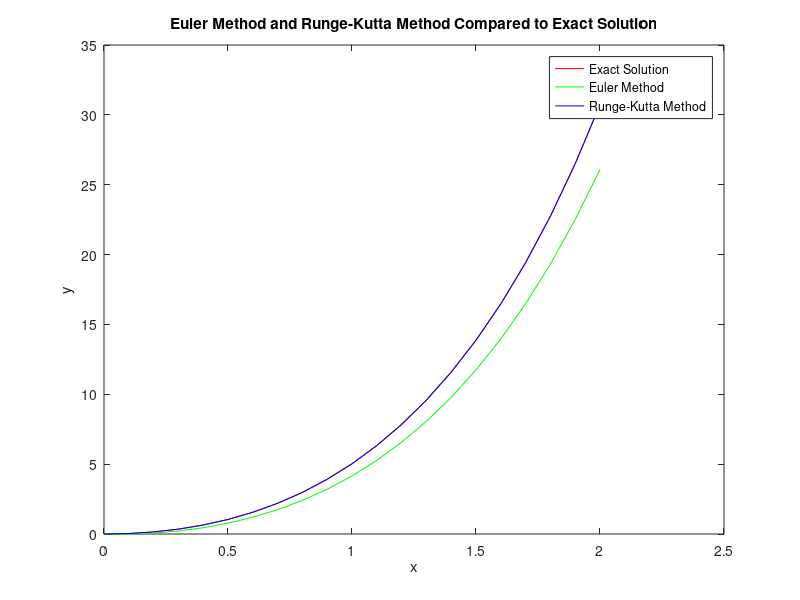

This chart was generated by the following MATLAB code:
%%%%%%%%%%%%%%%%%%%%%%%%%%%%%%%%%%%%%%%%%%%%%%%
% MMRI – Programming Stream Project
% Programming with MATLAB Project – Option 1

% Name: Om Patel
% MACID: patelo7
% Student #: 400378073
%%%%%%%%%%%%%%%%%%%%%%%%%%%%%%%%%%%%%%%%%%%%%%%

X = 2; % approximation to this value of x
h = 0.1; % step-size
N = X/h; % steps required

x = zeros(1,round(N)+1); % used for each function variant
x(1) = 0;

y_euler = zeros(1,round(N)+1); % setup for Euler method
y_euler(1) = 0;

y_runge_kutta = zeros(1,round(N)+1); % setup for Runge-Kutta method
y_runge_kutta(1) = 0;

% The ODE used for this project is the following: y' = 7x + y

for n = 1:round(N) % Euler method loop
    x(n+1) = x(n) + h;
    y_euler(n+1) = y_euler(n) + h*(7*x(n)+y_euler(n));
end

for n = 1:round(N) % Runge-Kutta method loop
    k1 = 7*x(n) + y_runge_kutta(n);
    k2 = 7*(x(n)+h/2) + (y_runge_kutta(n)+h*(k1/2));
    k3 = 7*(x(n)+h/2) + (y_runge_kutta(n)+h*(k2/2));
    k4 = 7*(x(n)+h) + (y_runge_kutta(n)+h*k3);

    y_runge_kutta(n+1) = y_runge_kutta(n) + (h/6)*(k1+2*k2+2*k3+k4);
    x(n+1) = x(n) + h;
end

%%% plotting the functions
yExact = 7.*exp(x)-7.*x-7; % exact function
plot(x,yExact,'r',x,y_euler,'g',x,y_runge_kutta,'b'); % plotting
title('Euler Method and Runge-Kutta Method Compared to Exact Solution'); % figure's title
legend('Exact Solution','Euler Method','Runge-Kutta Method'); % legend
xlabel('x'); ylabel('y'); % and axis labels

%%% percent error calculations completed on word file